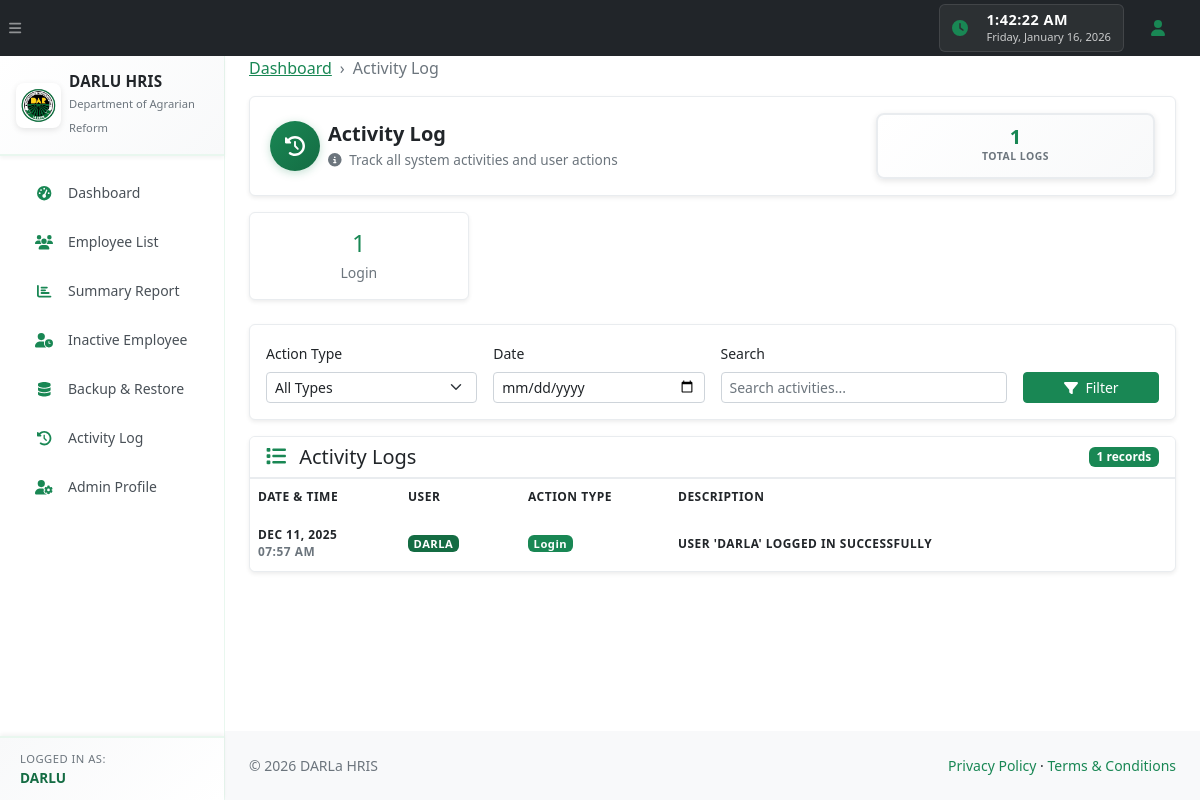
The app's page /activity_log.php (signed in), older data.
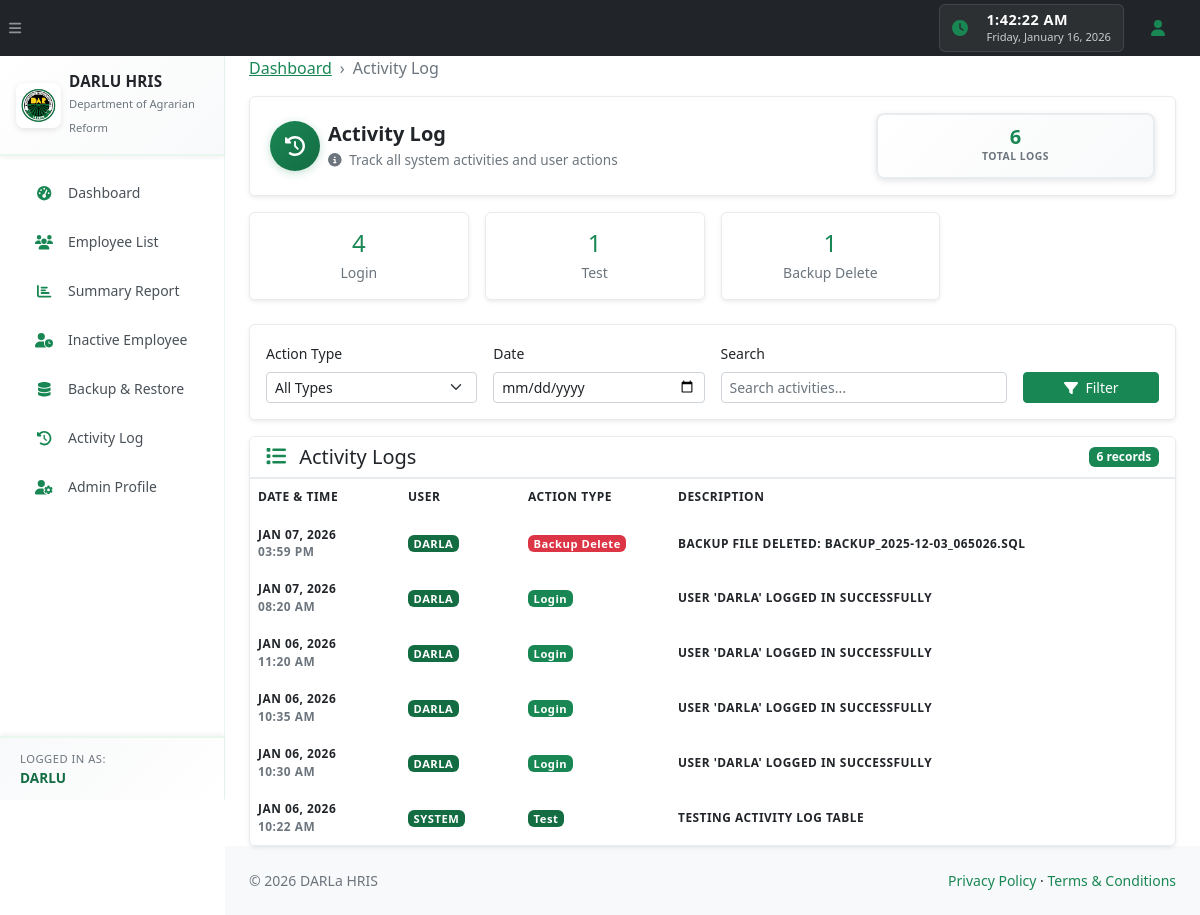
The same page, newer data.
### tables this page shows
CREATE TABLE `activity_logs` (
  `id` int(10) unsigned NOT NULL AUTO_INCREMENT,
  `user_id` varchar(50) NOT NULL,
  `action_type` varchar(100) NOT NULL,
  `action_description` text NOT NULL,
  `table_name` varchar(100) DEFAULT NULL,
  `record_id` int(10) unsigned DEFAULT NULL,
  `ip_address` varchar(45) DEFAULT NULL,
  `user_agent` text DEFAULT NULL,
  `created_at` timestamp NOT NULL DEFAULT current_timestamp(),
  PRIMARY KEY (`id`),
  KEY `idx_user` (`user_id`),
  KEY `idx_action_type` (`action_type`),
  KEY `idx_created_at` (`created_at`),
  KEY `idx_table_record` (`table_name`,`record_id`)
);

### activity_log.php (the view, shortened to what this page needs)
<?php
require_once 'db.php';
try {
    $pdo->query("SELECT 1 FROM activity_logs LIMIT 1");
} catch (PDOException $e) {
    $pdo->exec("
        CREATE TABLE IF NOT EXISTS activity_logs (
            id INT UNSIGNED AUTO_INCREMENT PRIMARY KEY,
            user_id VARCHAR(50) NOT NULL,
            action_type VARCHAR(100) NOT NULL,
            action_description TEXT NOT NULL,
            table_name VARCHAR(100) DEFAULT NULL,
            record_id INT UNSIGNED DEFAULT NULL,
            user_agent TEXT DEFAULT NULL,
            created_at TIMESTAMP DEFAULT CURRENT_TIMESTAMP,
            INDEX idx_user (user_id),
            INDEX idx_action_type (action_type),
            INDEX idx_created_at (created_at),
            INDEX idx_table_record (table_name, record_id)
        )
    ");
}
$filterType = $_GET['type'] ?? 'all';
$filterDate = $_GET['date'] ?? '';
$searchQuery = $_GET['search'] ?? '';
$page = max(1, intval($_GET['page'] ?? 1));
$perPage = 50;
$offset = ($page - 1) * $perPage;
$whereConditions = [];
$whereClause = !empty($whereConditions) ? 'WHERE ' . implode(' AND ', $whereConditions) : '';
$countStmt = $pdo->prepare("SELECT COUNT(*) FROM activity_logs $whereClause");
$countStmt->execute();
$totalRecords = $countStmt->fetchColumn();
$stmt = $pdo->prepare("
    SELECT * FROM activity_logs
    $whereClause
    ORDER BY created_at DESC
    LIMIT :limit OFFSET :offset
");
$stmt->bindValue(':limit', $perPage, PDO::PARAM_INT);
$stmt->bindValue(':offset', $offset, PDO::PARAM_INT);
$stmt->execute();
$logs = $stmt->fetchAll();
$statsStmt = $pdo->query("
    SELECT
        action_type,
        COUNT(*) as count
    FROM activity_logs
    GROUP BY action_type
    ORDER BY count DESC
");
$stats = $statsStmt->fetchAll();
require_once 'header.php';
?>
<ol class="breadcrumb mb-3">
    <li class="breadcrumb-item"><a href="index.php">Dashboard</a></li>
    <li class="breadcrumb-item active">Activity Log</li>
</ol>
<div class="card border-0 shadow-sm mb-3 professional-header-card compact-header">
    <div class="card-body p-3">
        <div class="row align-items-center">
            <div class="col-md-8">
                <div class="d-flex align-items-center">
                    <div class="directory-avatar me-2">
                        <div class="avatar-circle compact-avatar">
                            <i class="fas fa-history"></i>
                        </div>
                    </div>
                    <div>
                        <h1 class="h4 mb-0 fw-bold text-dark">Activity Log</h1>
                        <p class="text-muted mb-0 small">
                            <i class="fas fa-info-circle me-1"></i>
                            Track all system activities and user actions
                        </p>
                    </div>
                </div>
            </div>
            <div class="col-md-4 text-md-end mt-2 mt-md-0">
                <div class="stat-box-compact">
                    <div class="stat-number-compact"><?= number_format($totalRecords) ?></div>
                    <div class="stat-label-compact">Total Logs</div>
                </div>
            </div>
        </div>
    </div>
</div>
<div class="row g-3 mb-4">
    <?php foreach (array_slice($stats, 0, 4) as $stat): ?>
        <div class="col-md-3">
            <div class="card border-0 shadow-sm">
                <div class="card-body text-center">
                    <div class="h4 mb-1 text-primary"><?= number_format($stat['count']) ?></div>
                    <div class="small text-muted text-capitalize"><?= htmlspecialchars(str_replace('_', ' ', $stat['action_type'])) ?></div>
                </div>
            </div>
        </div>
    <?php endforeach; ?>
</div>
<div class="card border-0 shadow-sm mb-3">
    <div class="card-body">
        <form method="get" class="row g-3">
            <div class="col-md-3">
                <label for="type" class="form-label small">Action Type</label>
                <select class="form-select form-select-sm" id="type" name="type">
                    <option value="all" <?= $filterType === 'all' ? 'selected' : '' ?>>All Types</option>
                </select>
            </div>
            <div class="col-md-3">
                <label for="date" class="form-label small">Date</label>
                <input type="date" class="form-control form-control-sm" id="date" name="date" value="<?= htmlspecialchars($filterDate) ?>">
            </div>
            <div class="col-md-4">
                <label for="search" class="form-label small">Search</label>
                <input type="text" class="form-control form-control-sm" id="search" name="search"
                       value="<?= htmlspecialchars($searchQuery) ?>" placeholder="Search activities...">
            </div>
            <div class="col-md-2 d-flex align-items-end">
                <button type="submit" class="btn btn-primary btn-sm w-100">
                    <i class="fas fa-filter me-1"></i> Filter
                </button>
            </div>
        </form>
    </div>
</div>
<div class="card border-0 shadow-sm">
    <div class="card-header bg-white border-bottom d-flex justify-content-between align-items-center">
        <h5 class="card-title mb-0">
            <i class="fas fa-list me-2 text-primary"></i>
            Activity Logs
        </h5>
        <span class="badge bg-primary"><?= number_format($totalRecords) ?> records</span>
    </div>
    <div class="card-body p-0">
        <?php if (empty($logs)): ?>
            <div class="text-center py-5">
                <i class="fas fa-inbox fa-3x text-muted mb-3 d-block"></i>
                <p class="text-muted mb-0">No activity logs found.</p>
            </div>
        <?php else: ?>
            <div class="table-responsive">
                <table class="employee-table">
                    <thead>
                    <tr>
                        <th style="width: 150px;">Date & Time</th>
                        <th style="width: 120px;">User</th>
                        <th style="width: 150px;">Action Type</th>
                        <th>Description</th>
                    </tr>
                    </thead>
                    <tbody>
                    <?php foreach ($logs as $log): ?>
                        <tr>
                            <td>
                                <div class="small">
                                    <div class="fw-bold"><?= date('M d, Y', strtotime($log['created_at'])) ?></div>
                                    <div class="text-muted"><?= date('h:i A', strtotime($log['created_at'])) ?></div>
                                </div>
                            </td>
                            <td>
                                <span class="badge bg-secondary"><?= htmlspecialchars($log['user_id']) ?></span>
                            </td>
                            <td>
                                <?php
                                $typeColors = [
                                    'login' => 'success',
                                    'logout' => 'secondary',
                                    'employee_create' => 'primary',
                                    'employee_update' => 'info',
                                    'employee_delete' => 'danger',
                                    'backup_create' => 'success',
                                    'backup_restore' => 'warning',
                                    'backup_delete' => 'danger',
                                    'event_create' => 'primary',
                                    'event_update' => 'info',
                                    'event_delete' => 'danger',
                                    'profile_update' => 'info',
                                    'password_change' => 'warning'
                                ];
                                $color = $typeColors[$log['action_type']] ?? 'secondary';
                                ?>
                                <span class="badge bg-<?= $color ?> text-capitalize">
                                    <?= htmlspecialchars(str_replace('_', ' ', $log['action_type'])) ?>
                                </span>
                            </td>
                            <td>
                                <div class="small">
                                    <?= htmlspecialchars($log['action_description']) ?>
                                </div>
                            </td>
                        </tr>
                    <?php endforeach; ?>
                    </tbody>
                </table>
            </div>
        <?php endif; ?>
    </div>
</div>
<?php
require_once 'footer.php';
?>

### header.php (shortened to what this page needs)
<?php
$adminUsername = $_SESSION['admin_username'] ?? 'Admin';
?>
<!DOCTYPE html>
<html lang="en">
<head>
    <link href="https://cdn.jsdelivr.net/npm/bootstrap@5.3.3/dist/css/bootstrap.min.css" rel="stylesheet">
    <link rel="stylesheet" href="css/employee.css">
    <link href="https://cdn.jsdelivr.net/npm/simple-datatables@7.1.2/dist/style.min.css" rel="stylesheet">
    <link href="startbootstrap-sb-admin-gh-pages/css/styles.css" rel="stylesheet">
    <link rel="stylesheet" href="css/employee.css">
</head>
<body class="sb-nav-fixed">
<nav class="sb-topnav navbar navbar-expand navbar-dark bg-dark">
    <button class="btn btn-link btn-sm order-1 order-lg-0 me-4 me-lg-0" id="sidebarToggle" href="#!">
        <i class="fas fa-bars"></i>
    </button>
    <div class="ms-auto me-3 d-none d-md-flex align-items-center">
        <div class="system-clock-wrapper">
            <i class="fas fa-clock me-2 text-success"></i>
            <div class="clock-display">
                <div class="clock-time" id="current-time">--:--:-- --</div>
                <div class="clock-date" id="current-date">-- --, ----</div>
            </div>
        </div>
    </div>
    <ul class="navbar-nav ms-auto ms-md-0 me-3 me-lg-4">
        <li class="nav-item dropdown">
            <a class="nav-link" id="navbarDropdown" href="#" role="button"
               data-bs-toggle="dropdown" aria-expanded="false">
                <i class="fas fa-user fa-fw"></i>
            </a>
        </li>
    </ul>
</nav>
<div id="layoutSidenav">
    <div id="layoutSidenav_nav">
        <nav class="sb-sidenav accordion sb-sidenav-light" id="sidenavAccordion">
            <div class="sb-sidenav-brand">
                <div class="d-flex align-items-center px-3 py-3">
                    <img src="BG-DAR1-removebg-preview.png" alt="DAR Logo" class="sidebar-logo me-2">
                    <div>
                        <div class="fw-bold text-dark">DARLU HRIS</div>
                        <small class="text-muted">Department of Agrarian Reform</small>
                    </div>
                </div>
            </div>
            <div class="sb-sidenav-menu">
                <div class="nav">
                    <a class="nav-link" href="index.php">
                        <div class="sb-nav-link-icon"><i class="fas fa-tachometer-alt"></i></div>
                        Dashboard
                    </a>
                    <a class="nav-link" href="employee_directory.php">
                        <div class="sb-nav-link-icon"><i class="fas fa-users"></i></div>
                        Employee List
                    </a>
                    <a class="nav-link" href="employee_summary_report.php">
                        <div class="sb-nav-link-icon"><i class="fas fa-chart-bar"></i></div>
                        Summary Report
                    </a>
                    <a class="nav-link" href="retired_employees.php">
                        <div class="sb-nav-link-icon"><i class="fas fa-user-clock"></i></div>
                        Inactive Employee
                    </a>
                    <a class="nav-link" href="backup_restore.php">
                        <div class="sb-nav-link-icon"><i class="fas fa-database"></i></div>
                        Backup &amp; Restore
                    </a>
                    <a class="nav-link" href="activity_log.php">
                        <div class="sb-nav-link-icon"><i class="fas fa-history"></i></div>
                        Activity Log
                    </a>
                    <a class="nav-link" href="admin_profile.php">
                        <div class="sb-nav-link-icon"><i class="fas fa-user-cog"></i></div>
                        Admin Profile
                    </a>
                </div>
            </div>
            <div class="sb-sidenav-footer">
                <div class="small text-muted mb-1">Logged in as:</div>
                <div class="fw-bold text-dark"><?= htmlspecialchars($adminUsername) ?></div>
            </div>
        </nav>
    </div>
    <div id="layoutSidenav_content">
        <main>
            <div class="container-fluid px-4">

### footer.php (shortened to what this page needs)
            </div>
        </main>
        <footer class="py-4 bg-light mt-auto">
            <div class="container-fluid px-4">
                <div class="d-flex align-items-center justify-content-between small">
                    <div class="text-muted">&copy; <?= date('Y') ?> DARLa HRIS</div>
                    <div>
                        <a href="privacy_policy.php" class="text-decoration-none">Privacy Policy</a>
                        &middot;
                        <a href="terms_conditions.php" class="text-decoration-none">Terms &amp; Conditions</a>
                    </div>
                </div>
            </div>
        </footer>
    </div>
</div>
</body>
</html>

Row changes from the older to the newer data that the page shows:
removed activity_logs: created_at "DEC 11, 2025", created_at "07:57 AM", user "DARLA", action_type "Login", action_description "USER 'DARLA' LOGGED IN SUCCESSFULLY"
added activity_logs: created_at "JAN 07, 2026", created_at "03:59 PM", user "DARLA", action_type "Backup Delete", action_description "BACKUP FILE DELETED: BACKUP_2025-12-03_065026.SQL"
added activity_logs: created_at "JAN 07, 2026", created_at "08:20 AM", user "DARLA", action_type "Login", action_description "USER 'DARLA' LOGGED IN SUCCESSFULLY"
added activity_logs: created_at "JAN 06, 2026", created_at "11:20 AM", user "DARLA", action_type "Login", action_description "USER 'DARLA' LOGGED IN SUCCESSFULLY"
added activity_logs: created_at "JAN 06, 2026", created_at "10:35 AM", user "DARLA", action_type "Login", action_description "USER 'DARLA' LOGGED IN SUCCESSFULLY"
added activity_logs: created_at "JAN 06, 2026", created_at "10:30 AM", user "DARLA", action_type "Login", action_description "USER 'DARLA' LOGGED IN SUCCESSFULLY"
added activity_logs: created_at "JAN 06, 2026", created_at "10:22 AM", user "SYSTEM", action_type "Test", action_description "TESTING ACTIVITY LOG TABLE"
Text that changed along with them:
$totalRecords: "1" → "6"
new list line: "4 Login"
new list line: "1 Test"
new list line: "1 Backup Delete"
list line gone: "1 Login"
